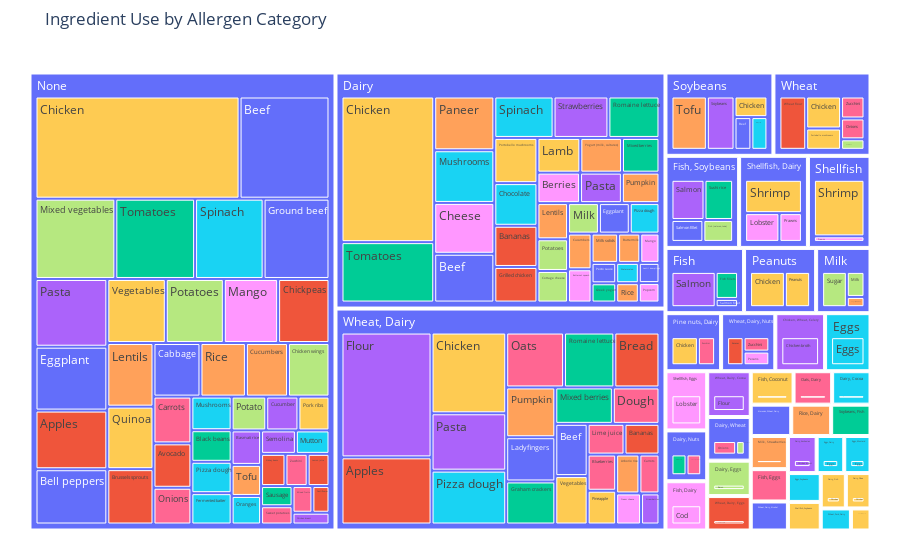

Notebook code for this chart:
### Markdown cell above
> This plot highlights that there isn’t a strong correlation between **price** and **customer rating**, regardless of allergen presence.

> Products with allergens, indicated by larger bubble sizes, exist at all price points, and the customer ratings remain relatively stable.

> This suggests that allergen presence **does not** heavily impact customer satisfaction, but other factors, like taste or quality, might play a bigger role.

### Code cell
# Interactive treemap for ingredient use by allergen category:

fig = px.treemap(f_data,
                 path=['Allergens', 'Main Ingredient'],
                 values='Price ($)',
                 title='Ingredient Use by Allergen Category',
                 color='Main Ingredient',
                 hover_data=['Customer rating (Out of 5)'])

fig.update_layout(margin=dict(t=50, l=25, r=25, b=25))

fig.show()

### Figure 1 — Plotly figure (JSON) as saved in the notebook; plotly's stock layout.template omitted (floating-point values rounded to 4 significant figures; data arrays with more than 128 entries replaced by an {"elided": "..."} marker saying what was removed)
{"data": [{"branchvalues": "total", "customdata": {"elided": "205x2 mixed values"}, "domain": {"x": [0, 1], "y": [0, 1]}, "hovertemplate": "labels=%{label}<br>Price ($)=%{value}<br>parent=%{parent}<br>id=%{id}<br>Customer rating (Out of 5)=%{customdata[0]}<br>Main Ingredient=%{customdata[1]}<extra></extra>", "ids": {"elided": "205 str values"}, "labels": {"elided": "205 str values"}, "marker": {"colors": {"elided": "205 str values"}}, "name": "", "parents": {"elided": "205 str values"}, "type": "treemap", "values": {"elided": "205 float values"}}], "layout": {"legend": {"tracegroupgap": 0}, "margin": {"b": 25, "l": 25, "r": 25, "t": 50}, "title": {"text": "Ingredient Use by Allergen Category"}}}
